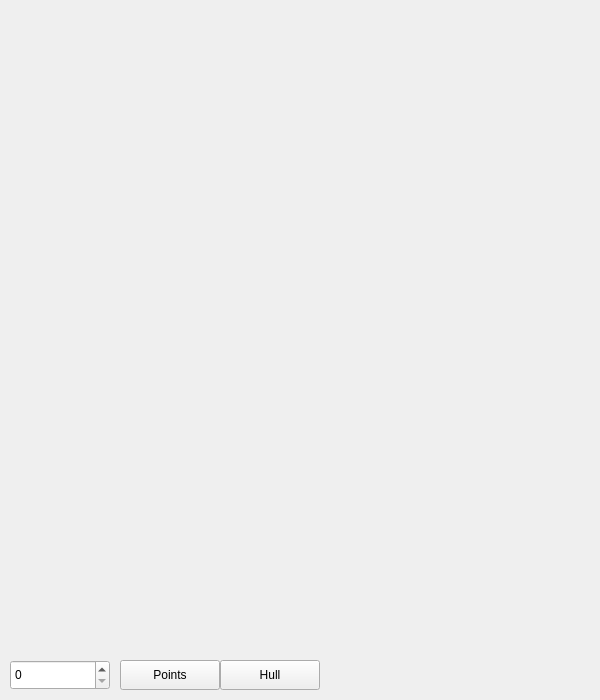
<?xml version="1.0" encoding="UTF-8"?>
<ui version="4.0">
 <class>MainWindow</class>
 <widget class="QMainWindow" name="MainWindow">
  <property name="geometry">
   <rect>
    <x>0</x>
    <y>0</y>
    <width>600</width>
    <height>700</height>
   </rect>
  </property>
  <property name="windowTitle">
   <string>MainWindow</string>
  </property>
  <widget class="QWidget" name="centralwidget">
   <widget class="QPushButton" name="initButton">
    <property name="geometry">
     <rect>
      <x>120</x>
      <y>660</y>
      <width>100</width>
      <height>30</height>
     </rect>
    </property>
    <property name="text">
     <string>Points</string>
    </property>
   </widget>
   <widget class="QPushButton" name="solveButton">
    <property name="geometry">
     <rect>
      <x>220</x>
      <y>660</y>
      <width>100</width>
      <height>30</height>
     </rect>
    </property>
    <property name="text">
     <string>Hull</string>
    </property>
   </widget>
   <widget class="QSpinBox" name="pointsCount">
    <property name="geometry">
     <rect>
      <x>10</x>
      <y>660</y>
      <width>100</width>
      <height>30</height>
     </rect>
    </property>
    <property name="maximum">
     <number>1000000</number>
    </property>
   </widget>
  </widget>
 </widget>
 <resources/>
 <connections/>
</ui>
